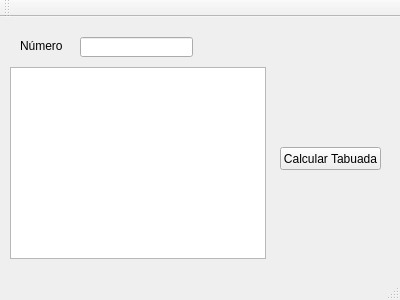
<?xml version="1.0" encoding="UTF-8"?>
<ui version="4.0">
 <class>MainWindow</class>
 <widget class="QMainWindow" name="MainWindow">
  <property name="geometry">
   <rect>
    <x>0</x>
    <y>0</y>
    <width>400</width>
    <height>300</height>
   </rect>
  </property>
  <property name="windowTitle">
   <string>MainWindow</string>
  </property>
  <widget class="QWidget" name="centralWidget">
   <widget class="QLabel" name="tlNum">
    <property name="geometry">
     <rect>
      <x>20</x>
      <y>22</y>
      <width>47</width>
      <height>13</height>
     </rect>
    </property>
    <property name="text">
     <string>Número</string>
    </property>
   </widget>
   <widget class="QLineEdit" name="leNum">
    <property name="geometry">
     <rect>
      <x>80</x>
      <y>20</y>
      <width>113</width>
      <height>20</height>
     </rect>
    </property>
   </widget>
   <widget class="QListWidget" name="lwTabuada">
    <property name="geometry">
     <rect>
      <x>10</x>
      <y>50</y>
      <width>256</width>
      <height>192</height>
     </rect>
    </property>
   </widget>
   <widget class="QPushButton" name="pbCalc">
    <property name="geometry">
     <rect>
      <x>280</x>
      <y>130</y>
      <width>101</width>
      <height>23</height>
     </rect>
    </property>
    <property name="text">
     <string>Calcular Tabuada</string>
    </property>
   </widget>
  </widget>
  <widget class="QMenuBar" name="menuBar">
   <property name="geometry">
    <rect>
     <x>0</x>
     <y>0</y>
     <width>400</width>
     <height>21</height>
    </rect>
   </property>
  </widget>
  <widget class="QToolBar" name="mainToolBar">
   <attribute name="toolBarArea">
    <enum>TopToolBarArea</enum>
   </attribute>
   <attribute name="toolBarBreak">
    <bool>false</bool>
   </attribute>
  </widget>
  <widget class="QStatusBar" name="statusBar"/>
 </widget>
 <layoutdefault spacing="6" margin="11"/>
 <resources/>
 <connections/>
</ui>
